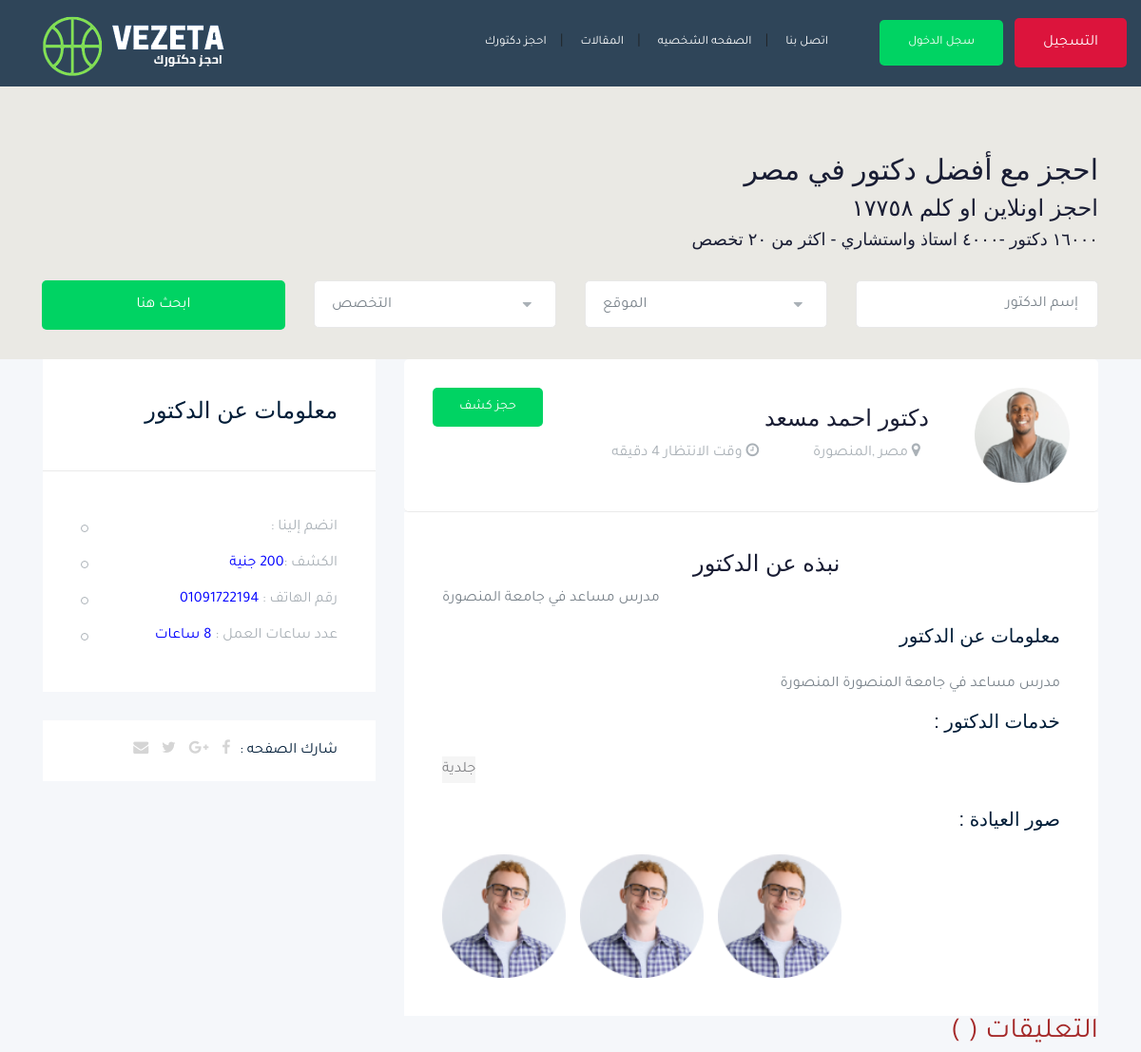
Before: /account/admin1/ (upper part) with the older database file.
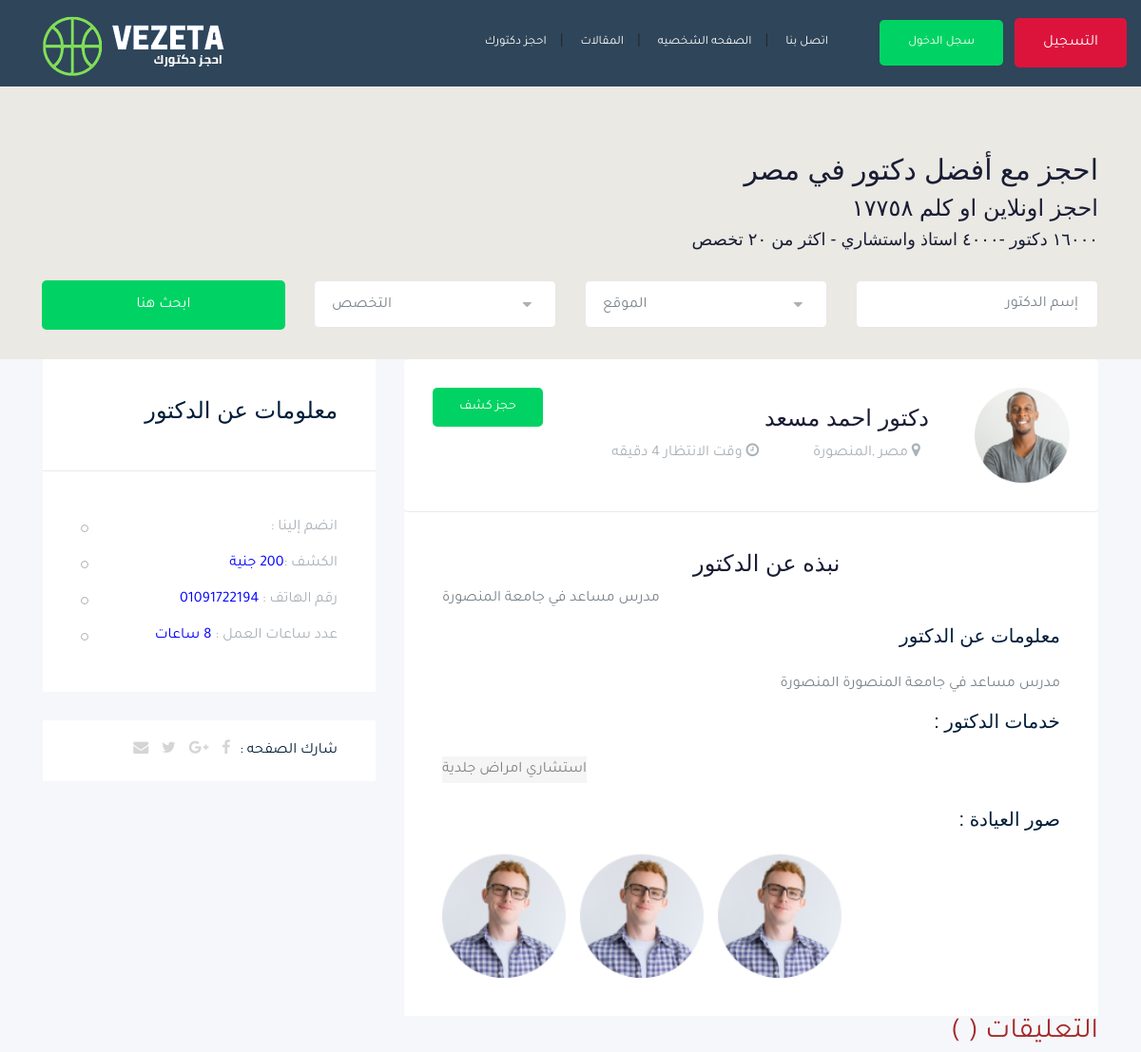
After: the same page with the newer database file.
### account/models.py (models this page shows, shortened)
class Profile(models.Model):
    DOCTOR_IN = (
        ('جلدية',"جلدية"),
        ('اسنان',"اسنان"),
        ('نفسي',"نفسي"),
        ('اطفال حديثي الولادة',"اطفال حديثي الولادة"),
        ('مخ واعصاب',"مخ واعصاب"),
        ('عظام',"عظام"),
        ('نساء وتوليد',"نساء وتوليد"),
        ('انف واذن وحنجرة',"انف واذن وحنجرة"),
        ('قلب واوعية دموية',"قلب واوعية دموية"),
        ('امراض دم',"امراض دم"),
        ('اورام',"اورام"),
        ('باطنه',"باطنه"),
        ('تخسيس وتغذية',"تخسيس وتغذية"),
        ('جراحة اطفال',"جراحة اطفال"),
        ('جراحة اورام',"جراحة اورام"),
        ('جراحة اوعية دموية',"جراحة اوعية دموية"),
        ('جراحة تجميل',"جراحة تجميل"),
        ('جراحه سمنة ومناظير ',"جراحه سمنة ومناظير "),
    )
    user = models.OneToOneField(User, verbose_name="user", on_delete=models.CASCADE)
    name = models.CharField("name",max_length=50)
    subtitle = models.CharField("subtitle",max_length=50)
    address = models.CharField("government",max_length=50)
    address_detail = models.CharField("cureent_address",max_length=50)
    number_phone =  models.CharField("Phone_number",max_length=50)
    working_hours = models.CharField("Working_time",max_length=50)
    waiting_time = models.IntegerField("waiting_time",blank = True , null = True)
    who_i = models.TextField("who_i",max_length=50,blank = True , null = True)
    price = models.IntegerField("price",blank = True , null = True)
    facebook= models.CharField("facebook",max_length=50,blank = True , null = True)
    twitter= models.CharField("twitter",max_length=50,blank = True , null = True)
    google= models.CharField("google",max_length=50,blank = True , null = True)
    type_of_person = models.CharField("gender", choices= TYPE_OF_PERSON ,max_length=50)
    doctor = models.CharField("doctor?",choices= DOCTOR_IN ,max_length=50,blank = True , null = True)
    image = models.ImageField("Persomal_image", upload_to='profile',blank = True , null = True)
    Specialist_doctor = models.CharField("Specialist_doctor",max_length=50,blank = True , null = True)
    slug = models.SlugField("slug",blank = True , null = True)
    class Meta:
        verbose_name = "Profile"
        verbose_name_plural = "Profiles"

### account/views.py (the view)
# urls.py: path('<slug:slug>/',views.doctors_detail , name='doctors_detail'),
def doctors_detail(request,slug):
    doctors_detail = Profile.objects.get(slug = slug)
    return render(request ,'user/doctors_detail.html', {'doctors_detail':doctors_detail})

### account/templates/user/doctors_detail.html (shortened to what this page needs)
{% extends "base.html" %}
{% load static %}
{% block body %}
<div dir="rtl">
   {%include "user/search.html"%}
<div class="job_details_area">
<div class="container">
    <div class="row">
        <div class="col-lg-8">
            <div class="job_details_header">
                <div class="single_jobs white-bg d-flex justify-content-between">
                    <div class="jobs_left d-flex align-items-center">
                        <div >
                            {% if doctors_detail.image %}
                                <img class="img-circle" src="{{doctors_detail.image.url}}" alt="" width="100" height="100">
                                {%else%}
                                <img class="img-circle" src="{%static 'static_file/img/candiateds/ahmed.png'%}" alt="" width="100" height="100">
                            {% endif %}
                        </div>
                        <div class="jobs_conetent">
                            <a href="#" ><h4>دكتور {{doctors_detail.name}}</h4></a>
                            <div class="links_locat d-flex align-items-center">
                                <div class="location">
                                    <p> <i class="fa fa-map-marker"></i> مصر  ,{{doctors_detail.address}} </p>
                                </div>
                                <div class="location">
                                    <p> <i class="fa fa-clock-o"></i>  وقت الانتظار   {{doctors_detail.waiting_time}} دقيقه</p>
                                </div>
                            </div>
                        </div>
                    </div>
                    <div class="jobs_right">
                        <div class="apply_now">
                            <a class="boxed-btn3" href="">حجز كشف</a>
                        </div>
                    </div>
                </div>
            </div>
            <div class="descript_wrap white-bg">
                <div class="single_wrapp">
                    <h3>نبذه عن الدكتور</h3>
                    <p> {{doctors_detail.subtitle}}</p>
                </div>
                <div class="white-card white-card-inner">
                    <div class="single_wrap" style="margin-top: 10px;">
                        <h4>معلومات عن الدكتور</h4>
                        <ul>
                            <p>{{doctors_detail.who_i}}</p>
                        </ul>
                    </div>
                </div>
                <div class="single_wrap">
                    <h4>خدمات الدكتور :</h4>
                    <ul>
                        <p class="tagitem disable-click pull-left mr-4" style="background-color: #f5f5f5;
                        color: #808184;">
                        {{doctors_detail.Specialist_doctor}}
                        </p>
                    </ul>
                    <br>
                </div>
                <div class="single_wrap">
                    <h4>صور العيادة :</h4>
                            <img class="image_clinic" src="img/candiateds/2.png" alt="" >
                            <img class="image_clinic" src="img/candiateds/2.png" alt="" >
                            <img class="image_clinic" src="img/candiateds/2.png" alt="" >
                </div>
            </div>
    <div class="section-row">
        <div class="section-title">
            <h2 style="color: brown;">التعليقات (  )</h2>
        </div>
    </div>
        </div>
        <div class="col-lg-4">
            <div class="job_sumary">
                <div class="summery_header">
                    <h3>معلومات عن الدكتور </h3>
                </div>
                <div class="job_content">
                    <ul>
                        <li>  انضم إلينا : </li>
                        <li> الكشف :<span style="color: blue;">{{doctors_detail.price}}  جنية</span></li>
                        <li> رقم الهاتف  : <span style="color: blue;">{{doctors_detail.number_phone}}</span></li>
                        <li>عدد ساعات العمل : <span style="color: blue;">{{doctors_detail.working_hours}} ساعات</span></li>
                    </ul>
                </div>
            </div>
            <div class="share_wrap d-flex">
                <span>شارك الصفحه :</span>
                <ul>
                    <li><a href=" {{doctors_detail.facebook}}"> <i class="fa fa-facebook"> </i>  </a> </li>
                    <li><a href=""> <i class="fa fa-google-plus"></i></a> </li>
                    <li><a href=""> <i class="fa fa-twitter"></i></a> </li>
                    <li><a href=""> <i class="fa fa-envelope"></i></a> </li>
                </ul>
            </div>
            <div class="job_location_wrap">
                <div class="job_lok_inner">
                    <div id="map" style="height: 200px;"></div>
                    </div>
            </div>
        </div>
    </div>
</div>
</div>
</div>
    {%endblock body %}

### account/templates/base.html (shortened to what this page needs)
{%load static%}
<!doctype html>
<html class="no-js" lang="zxx">
<head>
    <link rel="stylesheet" href="{% static 'static_file/css/bootstrap.min.css'%}">
    <link rel="stylesheet" href="{% static 'static_file/css/owl.carousel.min.css'%}">
    <link rel="stylesheet" href="{% static 'static_file/css/magnific-popup.css'%}">
    <link rel="stylesheet" href="{% static 'static_file/css/font-awesome.min.css'%}">
    <link rel="stylesheet" href="{% static 'static_file/css/themify-icons.css'%}">
    <link rel="stylesheet" href="{% static 'static_file/css/nice-select.css'%}">
    <link rel="stylesheet" href="{% static 'static_file/css/flaticon.css'%}">
    <link rel="stylesheet" href="{% static 'static_file/css/gijgo.css'%}">
    <link rel="stylesheet" href="{% static 'static_file/css/animate.min.css'%}">
    <link rel="stylesheet" href="{% static 'static_file/css/slicknav.css'%}">
    <link rel="stylesheet" href="{% static 'static_file/css/style.css'%}">
</head>
<body>
<header>
<div class="header-area ">
    <div id="sticky-header" class="main-header-area">
        <div class="container-fluid " style="background-color: rgba(0, 29, 56, 0.8);" >
            <div class="header_bottom_border">
                <div class="row align-items-center">
                    <div class="col-xl-3 col-lg-2">
                        <div class="logo">
                            <a href="{%url 'account:doctors_list'%}">
                                <img src="{% static 'static_file/img/logo2.png'%}" alt="">
                            </a>
                        </div>
                    </div>
                    <div class="col-xl-6 col-lg-7">
                        <div class="main-menu  d-none d-lg-block">
                            <nav>
                                <ul id="navigation">
                                    <li><a href="{% url 'account:doctors_list'%}">احجز دكتورك</a></li>|
                                    <li><a href="">المقالات</a></li>|
                                    <li><a href="{% url 'account:myprofile'%}">الصفحه الشخصيه </a></li>|
                                    <li><a href="contact.html">اتصل بنا</a></li>
                                </ul>
                            </nav>
                        </div>
                    </div>
                    <div class="col-xl-3 col-lg-3 d-none d-lg-block">
                        <div class="Appointment">
                            {%if user.is_authenticated%}
                            <div class="phone_num d-none d-xl-block"></div>
                            <div class="d-none d-lg-block">
                                <a class="boxed-btn3" href="{% url 'account:update_profile'%}">قدم نفسك</a>
                            </div>
                                {%else%}
                            <div class="phone_num d-none d-xl-block">
                                <a class="boxed-btn3" href="{% url 'account:login'%}">سجل الدخول</a>
                            </div>
                            <div class="d-none d-lg-block">
                                <a class="boxed-btn3" style="background-color: crimson;" href="{% url 'account:user_signup'%}">التسجيل</a>
                            </div>
                            {%endif%}
                        </div>
                    </div>
                    <div class="col-12">
                    </div>
                </div>
            </div>
        </div>
    </div>
</div>
</header>
{%block body %}
{%endblock body %}
    </body>
    </html>

### account/templates/user/search.html (shortened to what this page needs)
<div class="catagory_area ">
    <div class="container " style="margin-top: 10rem">
                <div class=" single_text">
                    <h2>احجز مع
                        أفضل دكتور في مصر</h3>
                    <h3>احجز اونلاين او كلم  ١٧٧٥۸</h4>
                    <h4>١٦٠٠٠ دكتور -٤٠٠٠ استاذ واستشاري - اكثر من ۲٠ تخصص</h5>
                    <br>
                </div>
                <form  method="GET" action="">
                <div class="row cat_search" >
                    <div class="col-lg-3 col-md-4">
                        <div class="single_input">
                            <input type="text" placeholder="إسم الدكتور" >
                        </div>
                    </div>
                    <div class="col-lg-3 col-md-4">
                    </div>
                    <div class="col-lg-3 col-md-4">
                    </div>
                    <div class="col-lg-3 col-md-12">
                        <div class="job_btn">
                            <input type="submit" class="boxed-btn3" value="ابحث هنا">
                        </div>
                    </div>
                </div>
                </form>
            </div>
        </div>

Changed rows visible on the page:
changed Profile "احمد مسعد": Specialist_doctor "جلدية" → "استشاري امراض جلدية"
